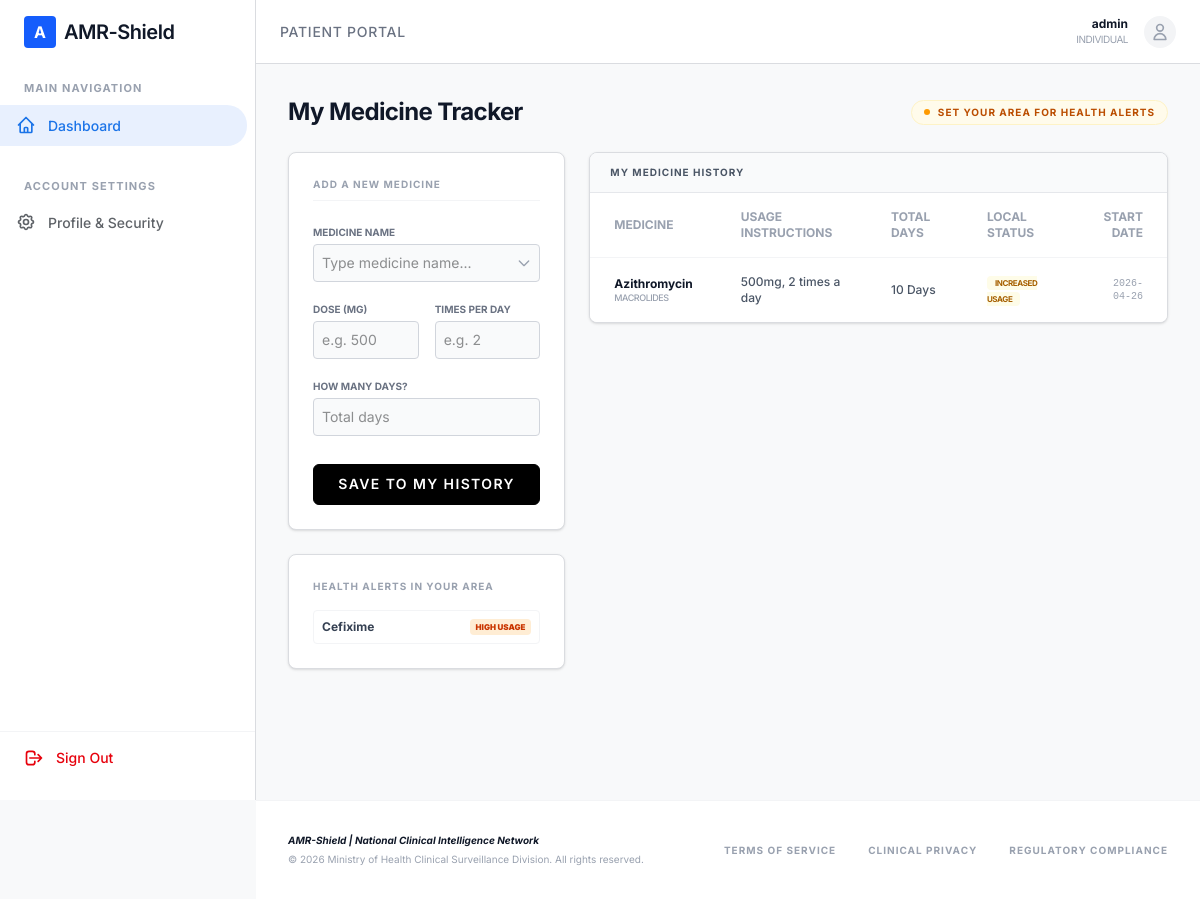
The page /user/ (signed in) on the database its author committed.
### core/models/accounts.py (models this page shows)
class User(AbstractUser):
    ROLE_CHOICES = (
        ('PHARMACY', 'Pharmacy'),
        ('INDIVIDUAL', 'Individual'),
        ('GOVERNMENT', 'Government'),
    )
    role = models.CharField(max_length=20, choices=ROLE_CHOICES, default='INDIVIDUAL')
    latitude = models.FloatField(null=True, blank=True)
    longitude = models.FloatField(null=True, blank=True)

### core/models/clinical.py (models this page shows, shortened)
class Antibiotic(models.Model):
    name = models.CharField(max_length=255)
    group = models.CharField(max_length=255)
    category = models.CharField(max_length=255)

class Prescription(models.Model):
    user = models.ForeignKey(User, on_delete=models.CASCADE, related_name='prescriptions')
    antibiotic = models.ForeignKey(Antibiotic, on_delete=models.CASCADE, related_name='prescriptions')
    dosage = models.PositiveIntegerField(help_text="Amount in mg", null=True, blank=True)
    frequency = models.PositiveIntegerField(help_text="Times per day", null=True, blank=True)
    duration_days = models.PositiveIntegerField(help_text="Total days", null=True, blank=True)
    date = models.DateField(auto_now_add=True)

### core/views/dashboards.py (the view, shortened to what this page needs)
@login_required
def user_dashboard(request):
    if request.user.role != 'INDIVIDUAL': return redirect('dashboard_redirect')
    prescriptions = Prescription.objects.filter(user=request.user).order_by('-date')
    user_lat, user_lng = request.user.latitude or 23.8103, request.user.longitude or 90.4125
    alerts = []
    for p in prescriptions:
        risk, color = get_risk_level(user_lat, user_lng, p.antibiotic)
        p.current_risk, p.risk_color = risk, color
        if color == 'red': alerts.append({'antibiotic': p.antibiotic.name, 'risk': risk, 'color': color})
    area_alerts = []
    for a in Antibiotic.objects.all():
        risk, color = get_risk_level(user_lat, user_lng, a)
        if color in ['red', 'orange']: area_alerts.append({'medicine': a.name, 'status': risk, 'color': color})
    return render(request, 'core/dashboards/user_dashboard.html', {
        'prescriptions': prescriptions, 'alerts': alerts, 'area_alerts': area_alerts, 'antibiotics': Antibiotic.objects.all()
    })

### templates/core/dashboards/user_dashboard.html (shortened to what this page needs)
{% extends "base.html" %}
{% block content %}
<div class="space-y-6">
    <div class="flex items-center justify-between">
        <h1 class="text-2xl font-bold text-gray-900 tracking-tight">My Medicine Tracker</h1>
        <div class="flex items-center gap-4">
            {% if not user.latitude %}
            <a href="{% url 'profile_settings' %}" class="flex items-center gap-2 px-3 py-1 bg-amber-50 border border-amber-100 rounded-full animate-pulse">
                <span class="w-1.5 h-1.5 rounded-full bg-amber-500"></span>
                <span class="text-[10px] font-bold text-amber-700 uppercase tracking-widest text-center">Set your area for health alerts</span>
            </a>
            {% else %}
            <div class="flex items-center gap-2 px-3 py-1 bg-blue-50 border border-blue-100 rounded-full">
                <span class="w-1.5 h-1.5 rounded-full bg-blue-500"></span>
                <span class="text-[10px] font-bold text-blue-700 uppercase tracking-widest">Local Alerts are On</span>
            </div>
            {% endif %}
        </div>
    </div>
    <div class="grid grid-cols-1 lg:grid-cols-12 gap-6">
        <div class="lg:col-span-4 space-y-6">
            <div class="data-card p-6 shadow-sm">
                <h2 class="text-[10px] font-bold text-gray-400 uppercase tracking-widest mb-6 border-b border-gray-100 pb-2">Add a new medicine</h2>
                <form method="post" class="space-y-5">
                    <div class="space-y-1 relative" id="antibiotic-dropdown-container">
                        <label class="block text-[10px] font-bold text-gray-500 uppercase">Medicine Name</label>
                        <div class="relative">
                            <input type="text" id="antibiotic-search" name="antibiotic_name" autocomplete="off" placeholder="Type medicine name..." required
                                class="w-full p-2 border border-gray-300 rounded focus:ring-1 focus:ring-blue-500 outline-none text-sm bg-gray-50 pr-8 transition-all">
                            <div class="absolute right-2 top-1/2 -translate-y-1/2 text-gray-400 pointer-events-none">
                            </div>
                        </div>
                    </div>
                    <div class="grid grid-cols-2 gap-4">
                        <div class="space-y-1">
                            <label class="block text-[10px] font-bold text-gray-500 uppercase">Dose (mg)</label>
                            <input type="number" name="dosage" placeholder="e.g. 500" required class="w-full p-2 border border-gray-300 rounded focus:ring-1 focus:ring-blue-500 outline-none text-sm bg-gray-50">
                        </div>
                        <div class="space-y-1">
                            <label class="block text-[10px] font-bold text-gray-500 uppercase">Times per Day</label>
                            <input type="number" name="frequency" placeholder="e.g. 2" required class="w-full p-2 border border-gray-300 rounded focus:ring-1 focus:ring-blue-500 outline-none text-sm bg-gray-50">
                        </div>
                    </div>
                    <div class="space-y-1">
                        <label class="block text-[10px] font-bold text-gray-500 uppercase">How many days?</label>
                        <input type="number" name="duration_days" placeholder="Total days" required class="w-full p-2 border border-gray-300 rounded focus:ring-1 focus:ring-blue-500 outline-none text-sm bg-gray-50">
                    </div>
                    <button type="submit" class="w-full btn-primary py-3 text-xs uppercase tracking-widest mt-2">Save to My History</button>
                </form>
            </div>
            <div class="data-card p-6 shadow-sm bg-gray-50 border-dashed">
                <h2 class="text-[10px] font-bold text-gray-400 uppercase tracking-widest mb-4">Health Alerts in Your Area</h2>
                <div class="space-y-3">
                    {% for aa in area_alerts %}
                    <div class="flex items-center justify-between p-2 bg-white rounded border border-gray-100">
                        <span class="text-xs font-bold text-gray-700">{{ aa.medicine }}</span>
                        <span class="text-[8px] font-black uppercase px-1.5 py-0.5 rounded
                            {% if aa.color == 'red' %}bg-red-100 text-red-700{% else %}bg-orange-100 text-orange-700{% endif %}">
                            {{ aa.status }}
                        </span>
                    </div>
                    {% empty %}
                    <p class="text-[10px] text-gray-400 italic">No major health alerts for your area at this time.</p>
                    {% endfor %}
                </div>
            </div>
        </div>
        <div class="lg:col-span-8">
            <div class="data-card overflow-hidden shadow-sm">
                <div class="bg-gray-50 border-b border-gray-200 px-5 py-3">
                    <h3 class="text-[10px] font-bold text-gray-600 uppercase tracking-widest">My Medicine History</h3>
                </div>
                <table class="w-full text-left text-xs">
                    <thead class="bg-white text-gray-400 uppercase font-bold border-b border-gray-100">
                        <tr>
                            <th class="px-6 py-4">Medicine</th>
                            <th class="px-6 py-4">Usage Instructions</th>
                            <th class="px-6 py-4">Total Days</th>
                            <th class="px-6 py-4">Local Status</th>
                            <th class="px-6 py-4 text-right">Start Date</th>
                        </tr>
                    </thead>
                    <tbody class="divide-y divide-gray-50 bg-white">
                        {% for p in prescriptions %}
                        <tr class="hover:bg-gray-50 transition-colors">
                            <td class="px-6 py-4">
                                <div class="flex flex-col">
                                    <span class="font-bold text-gray-900">{{ p.antibiotic.name }}</span>
                                    <span class="text-[9px] font-medium text-gray-400 uppercase tracking-tighter">{{ p.antibiotic.group }}</span>
                                </div>
                            </td>
                            <td class="px-6 py-4 text-gray-600 font-medium">{{ p.dosage }}mg, {{ p.frequency }} times a day</td>
                            <td class="px-6 py-4 text-gray-600 font-medium">{{ p.duration_days }} Days</td>
                            <td class="px-6 py-4">
                                <span class="px-2 py-0.5 rounded-sm font-bold text-[8px] uppercase tracking-tighter
                                    {% if p.risk_color == 'red' %}bg-red-50 text-red-700
                                    {% elif p.risk_color == 'orange' %}bg-orange-50 text-orange-700
                                    {% elif p.risk_color == 'yellow' %}bg-yellow-50 text-yellow-700
                                    {% else %}bg-emerald-50 text-emerald-700{% endif %}">
                                    {{ p.current_risk }}
                                </span>
                            </td>
                            <td class="px-6 py-4 text-right text-gray-400 font-mono text-[10px]">{{ p.date|date:"Y-m-d" }}</td>
                        </tr>
                        {% endfor %}
                    </tbody>
                </table>
            </div>
        </div>
    </div>
</div>
{% endblock %}

### templates/base.html (shortened to what this page needs)
<!DOCTYPE html>
<html lang="en">
<head>
    <script src="https://unpkg.com/@tailwindcss/browser@4"></script>
    <link rel="stylesheet" href="https://cdnjs.cloudflare.com/ajax/libs/font-awesome/6.5.1/css/all.min.css">
    <link rel="stylesheet" href="https://unpkg.com/leaflet@1.9.4/dist/leaflet.css"
/>
</head>
<body class="antialiased">
    {% with url_name=request.resolver_match.url_name %}
    {% if user.is_authenticated and url_name != 'landing_page' %}
        <aside class="sidebar py-4 flex flex-col">
            <div class="px-6 mb-8 flex items-center gap-2">
                <div class="w-8 h-8 bg-blue-600 rounded flex items-center justify-center text-white font-bold">A</div>
                <span class="text-xl font-semibold text-gray-900 tracking-tight">AMR-Shield</span>
            </div>
            <nav class="flex-grow">
                <div class="px-6 text-[11px] font-bold text-gray-400 uppercase tracking-widest mb-2">Main Navigation</div>
                <a href="{% url 'dashboard_redirect' %}" class="sidebar-link {% if url_name == 'dashboard_redirect' or url_name == 'pharmacy_dashboard' or url_name == 'user_dashboard' or url_name == 'government_dashboard' %}active{% endif %}">
                    <svg class="w-5 h-5 mr-3" fill="none" stroke="currentColor" viewBox="0 0 24 24"><path stroke-linecap="round" stroke-linejoin="round" stroke-width="2" d="M3 12l2-2m0 0l7-7 7 7M5 10v10a1 1 0 001 1h3m10-11l2 2m-2-2v10a1 1 0 01-1 1h-3m-6 0a1 1 0 001-1v-4a1 1 0 011-1h2a1 1 0 011 1v4a1 1 0 001 1m-6 0h6"></path></svg>
                    Dashboard
                </a>
                <div class="px-6 text-[11px] font-bold text-gray-400 uppercase tracking-widest mt-8 mb-2">Account Settings</div>
                <a href="{% url 'profile_settings' %}" class="sidebar-link {% if url_name == 'profile_settings' %}active{% endif %}">
                    Profile & Security
                </a>
            </nav>
            <div class="px-6 py-4 border-t border-gray-100">
                <form action="{% url 'logout' %}" method="post">
                    <button type="submit" class="flex items-center text-sm font-medium text-red-600 hover:text-red-700">
                        <svg class="w-5 h-5 mr-3" fill="none" stroke="currentColor" viewBox="0 0 24 24"><path stroke-linecap="round" stroke-linejoin="round" stroke-width="2" d="M17 16l4-4m0 0l-4-4m4 4H7m6 4v1a3 3 0 01-3 3H6a3 3 0 01-3-3V7a3 3 0 013-3h4a3 3 0 013 3v1"></path></svg>
                        Sign Out
                    </button>
                </form>
            </div>
        </aside>
        <header class="admin-header fixed top-0 left-0 right-0 z-50 flex justify-between items-center px-6 ml-[256px]">
            <div class="flex items-center gap-4">
                <h2 class="text-sm font-medium text-gray-500 uppercase tracking-wider">
                    {% if user.role == 'PHARMACY' %}Pharmacy Terminal{% elif user.role == 'GOVERNMENT' %}Health Ministry Console{% else %}Patient Portal{% endif %}
                </h2>
            </div>
            <div class="flex items-center gap-4">
                <div class="text-right">
                    <div class="text-xs font-bold text-gray-900">{{ user.username }}</div>
                    <div class="text-[10px] text-gray-400 uppercase tracking-tighter">{{ user.role }}</div>
                </div>
                <div class="w-8 h-8 bg-gray-100 rounded-full flex items-center justify-center text-gray-400">
                    <svg class="w-5 h-5" fill="none" stroke="currentColor" viewBox="0 0 24 24"><path stroke-linecap="round" stroke-linejoin="round" stroke-width="2" d="M16 7a4 4 0 11-8 0 4 4 0 018 0zM12 14a7 7 0 00-7 7h14a7 7 0 00-7-7z"></path></svg>
                </div>
            </div>
        </header>
        <main class="main-content">
            <div class="p-8">
                {% block content %}{% endblock %}
            </div>
        </main>
    {% else %}
        <main class="full-layout">
            {% block guest_content %}{% endblock %}
        </main>
    {% endif %}
    <footer class="{% if user.is_authenticated and url_name != 'landing_page' %}ml-[256px]{% endif %} p-8 text-[10px] text-gray-400 border-t border-gray-100 bg-white">
        <div class="max-w-7xl mx-auto flex flex-col md:flex-row justify-between items-center gap-4">
            <div class="text-center md:text-left">
                <p class="font-bold text-gray-900 mb-1 italic">AMR-Shield | National Clinical Intelligence Network</p>
                <p>&copy; 2026 Ministry of Health Clinical Surveillance Division. All rights reserved.</p>
            </div>
            <div class="flex gap-8 uppercase tracking-widest font-bold">
                <a href="#" class="hover:text-blue-600 transition-colors">Terms of Service</a>
                <a href="#" class="hover:text-blue-600 transition-colors">Clinical Privacy</a>
                <a href="#" class="hover:text-blue-600 transition-colors">Regulatory Compliance</a>
            </div>
        </div>
    </footer>
    {% endwith %}
</body>
</html>

### rows shown on the page
User: username "admin", role "INDIVIDUAL"
Antibiotic: medicine "Cefixime"
Prescription: antibiotic.name "Azithromycin", antibiotic.group "MACROLIDES", dosage "500", frequency "2", duration_days "10", current_risk "INCREASED USAGE", date "2026-04-26"

### other values the page prints
{{ aa.status }} "HIGH USAGE"
